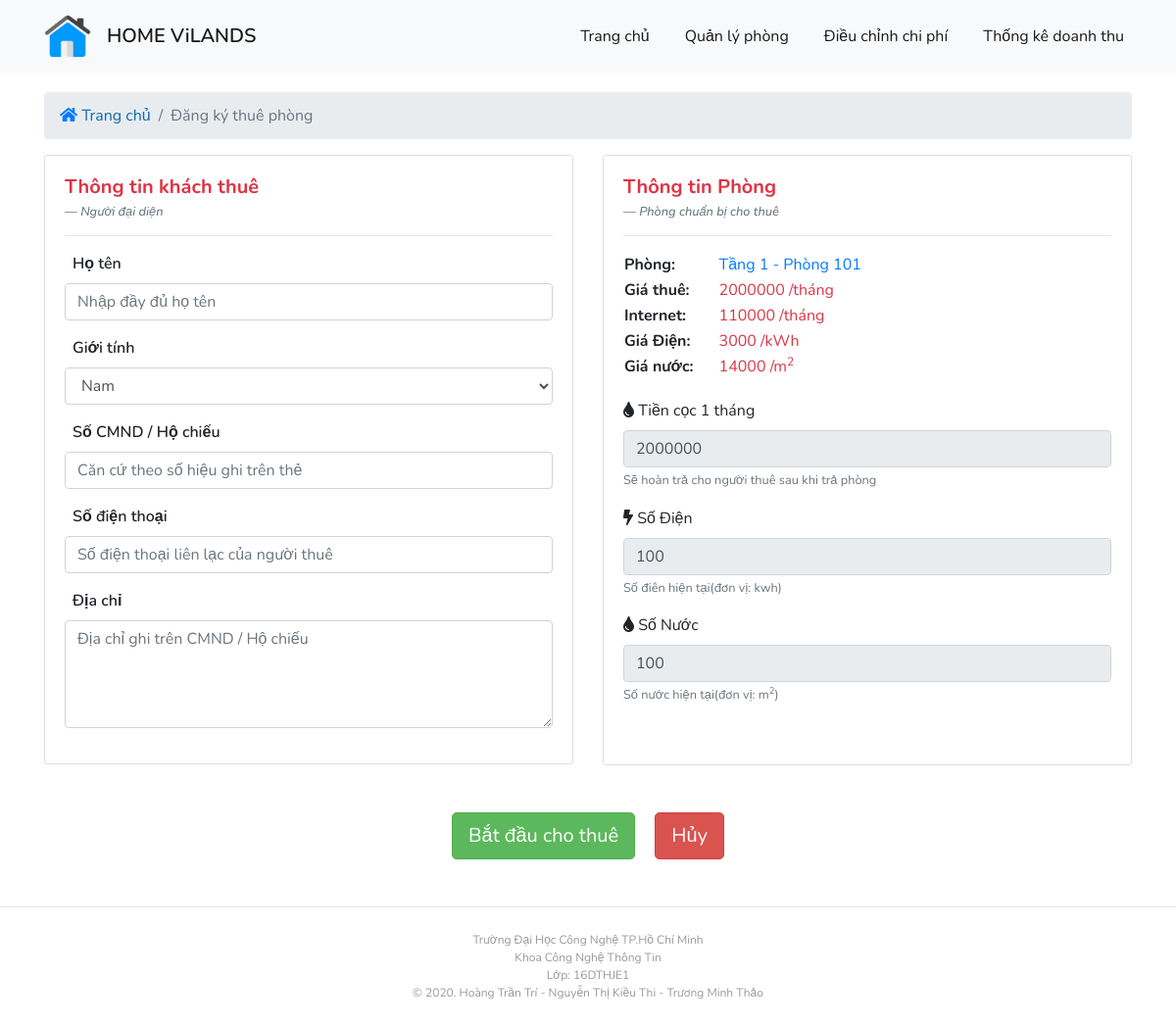
Screenshot of /checkin.php?idphong=1 with the database file from the repository.
### tables this page shows
CREATE TABLE `phong` (
  `Id` int(11) NOT NULL,
  `TenPhong` varchar(2000) NOT NULL,
  `IdTang` int(11) NOT NULL,
  `TenTang` varchar(200) NOT NULL,
  `SoDien` int(11) NOT NULL,
  `SoNuoc` int(11) NOT NULL,
  `SoTienThue` decimal(10,0) NOT NULL
);

CREATE TABLE `dichvu` (
  `Id` int(11) NOT NULL,
  `TenDichVu` varchar(100) NOT NULL,
  `SoTien` decimal(10,0) NOT NULL
);

### checkin.php (the view, shortened to what this page needs)
<!doctype html>
<html lang="vi">
<?php require_once("./components/head-tag.php") ?>
<body>
    <?php
    $connect = mysqli_connect('localhost', 'root', '', 'qlnt');
    mysqli_set_charset($connect, "utf8");
    ?>
    <?php
    $get_thongtinphong = mysqli_query($connect, "
        select * from phong where id = " . $_GET["idphong"]);
    ?>
    <?php require_once('header.php') ?>
    <main>
        <div class="container">
            <nav aria-label="breadcrumb">
                <ol class="breadcrumb">
                    <li class="breadcrumb-item"><a href="index.php"><i class="fas fa-home text-primary"></i> Trang
                            chủ</a></li>
                    <li class="breadcrumb-item active" aria-current="page">Đăng ký thuê phòng</li>
                </ol>
            </nav>
            <form method="post" action="<?php $_PHP_SELF ?>">
                <div>
                    <div class="row">
                        <div class="col-md-6">
                            <div class="card">
                                <div class="card-body">
                                    <h5 class="card-title text-danger font-weight-bold">Thông tin khách thuê
                                    </h5>
                                    <h6 class="card-subtitle mb-2 text-muted blockquote-footer"><em>Người đại diện</em>
                                    </h6>
                                    <hr>
                                    <form>
                                        <div class="form-group">
                                            <label class="ml-2 text-bold">Họ tên</label>
                                            <input type="text" class="form-control" name="txtName" placeholder="Nhập đầy đủ họ tên" autofocus required>
                                        </div>
                                        <div class="form-group">
                                            <label class="ml-2 text-bold">Giới tính</label>
                                            <select name="cmbGender" class="form-control" required>
                                                <option>Nam</option>
                                            </select>
                                        </div>
                                        <div class="form-group">
                                            <label class="ml-2 text-bold">Số CMND / Hộ chiếu</label>
                                            <input name="txtNameID" type="number" class="form-control" placeholder="Căn cứ theo số hiệu ghi trên thẻ" required>
                                        </div>
                                        <div class="form-group">
                                            <label class="ml-2 text-bold">Số điện thoại</label>
                                            <input name="txtPhone" type="number" class="form-control" placeholder="Số điện thoại liên lạc của người thuê" required>
                                        </div>
                                        <div class="form-group">
                                            <label class="ml-2 text-bold">Địa chỉ</label>
                                            <textarea name="txtAddress" rows="4" class="form-control" placeholder="Địa chỉ ghi trên CMND / Hộ chiếu" required></textarea>
                                        </div>
                                    </form>
                                </div>
                            </div>
                        </div>
                        <div class="col-md-6">
                            <div class="card panel-room-info-checkin">
                                <div class="card-body">
                                    <h5 class="card-title text-danger font-weight-bold">Thông tin Phòng</h5>
                                    <h6 class="card-subtitle mb-2 text-muted blockquote-footer"><em>Phòng chuẩn bị cho
                                            thuê</em></h6>
                                    <hr>
                                    <?php foreach ($get_thongtinphong as $thong_tin_phong) { ?>
                                        <table>
                                            <tr>
                                                <td><strong>Phòng:</strong></td>
                                                <td>
                                                    <span class="ml-4 text-primary">
                                                        <?php echo $thong_tin_phong["TenTang"] . " - Phòng " . $thong_tin_phong["TenPhong"] ?>
                                                    </span>
                                                </td>
                                            </tr>
                                            <tr>
                                                <td><strong>Giá thuê:</strong></td>
                                                <td>
                                                    <span class="ml-4 text-danger"><?php echo $thong_tin_phong["SoTienThue"] ?> /tháng</span>
                                                </td>
                                            </tr>
                                            <tr>
                                                <td><strong>Internet: </strong></td>
                                                <td>
                                                    <span class="ml-4 text-danger"><?php echo $tieninternet ?> /tháng</span>
                                                </td>
                                            </tr>
                                            <tr>
                                                <td><strong>Giá Điện:</strong></td>
                                                <td>
                                                    <span class="ml-4 text-danger"><?php echo $tiendien ?> /kWh
                                                </td>
                                            </tr>
                                            <tr>
                                                <td><strong>Giá nước:</strong></td>
                                                <td>
                                                    <span class="ml-4 text-danger"><?php echo $tiennuoc ?> /m<sup>2</sup></span>
                                                </td>
                                            </tr>
                                        </table>
                                        <div class="form-calculate">
                                            <div class="form-group">
                                                <label><i class="fas fa-tint"></i> Tiền cọc 1 tháng</label>
                                                <input name="txtDeposit" type="text" class="form-control" value="<?php echo $thong_tin_phong["SoTienThue"] ?>" readonly>
                                                <small class="form-text text-muted">Sẽ hoàn trả cho người thuê sau khi trả
                                                    phòng</small>
                                            </div>
                                            <div class="form-group">
                                                <label><i class="fas fa-bolt"></i> Số Điện</label>
                                                <input name="txtCurrentElectric" type="number" class="form-control" value="<?php echo $thong_tin_phong["SoDien"] ?>" readonly>
                                                <small class="form-text text-muted">Số điên hiện tại(đơn vị: kwh)</small>
                                            </div>
                                            <div class="form-group">
                                                <label><i class="fas fa-tint"></i> Số Nước</label>
                                                <input name="txtCurrentWater" type="number" class="form-control" value="<?php echo $thong_tin_phong["SoNuoc"] ?>" readonly>
                                                <small class="form-text text-muted">Số nước hiện tại(đơn vị: m<sup>2</sup>)
                                                </small>
                                            </div>
                                        </div>
                                    <?php } ?>
                                </div>
                            </div>
                        </div>
                    </div>
                    <center class="mb-5 mt-5">
                        <button name="btnRegis" type="submit" class="btn btn-success btn-lg ml-2 mr-2">Bắt đầu cho thuê</button>
                        <a href="index.php" class="btn btn-danger btn-lg ml-2 mr-2">Hủy</a>
                    </center>
                </div>
            </form>
        </div>
    </main>
    <hr>
    <?php require_once("./components/footer.php"); ?>
</body>
</html>

### asset/css/custom.css (style rules this page uses)
.btn-success { color: #fff; background-color: #5cb85c; border-color: #4cae4c; }
.btn-danger { color: #fff; background-color: #d9534f; border-color: #d43f3a; }
body { font-family: "Noto Sans", sans-serif; cursor:default; }
main { margin-top:20px; }
.form-calculate { margin-top:20px; }
a { color: #096AAD; }
.panel-room-info-checkin { padding-bottom: 25px; }

### asset/css/all.css (style rules this page uses)
.fa,.fab,.fal,.far,.fas { -moz-osx-font-smoothing:grayscale;-webkit-font-smoothing:antialiased;display:inline-block;font-style:normal;font-variant:normal;text-rendering:auto;line-height:1 }
.fa-bolt:before { content:"\f0e7" }
.fa-home:before { content:"\f015" }
.fa-tint:before { content:"\f043" }
.fa,.fas { font-family:Font Awesome\ 5 Pro;font-weight:900 }

### components/head-tag.php (style rules this page uses)
body { font-family: 'Nunito', sans-serif; min-height: 100vh; }
.text-bold { font-weight: 600; }

### rows the page displays
phong: TenTang "Tầng 1", TenPhong "101", SoTienThue "2000000", txtDeposit "2000000", txtCurrentElectric "100", txtCurrentWater "100"
dichvu: SoTien "110000"
dichvu: SoTien "3000"
dichvu: SoTien "14000"
